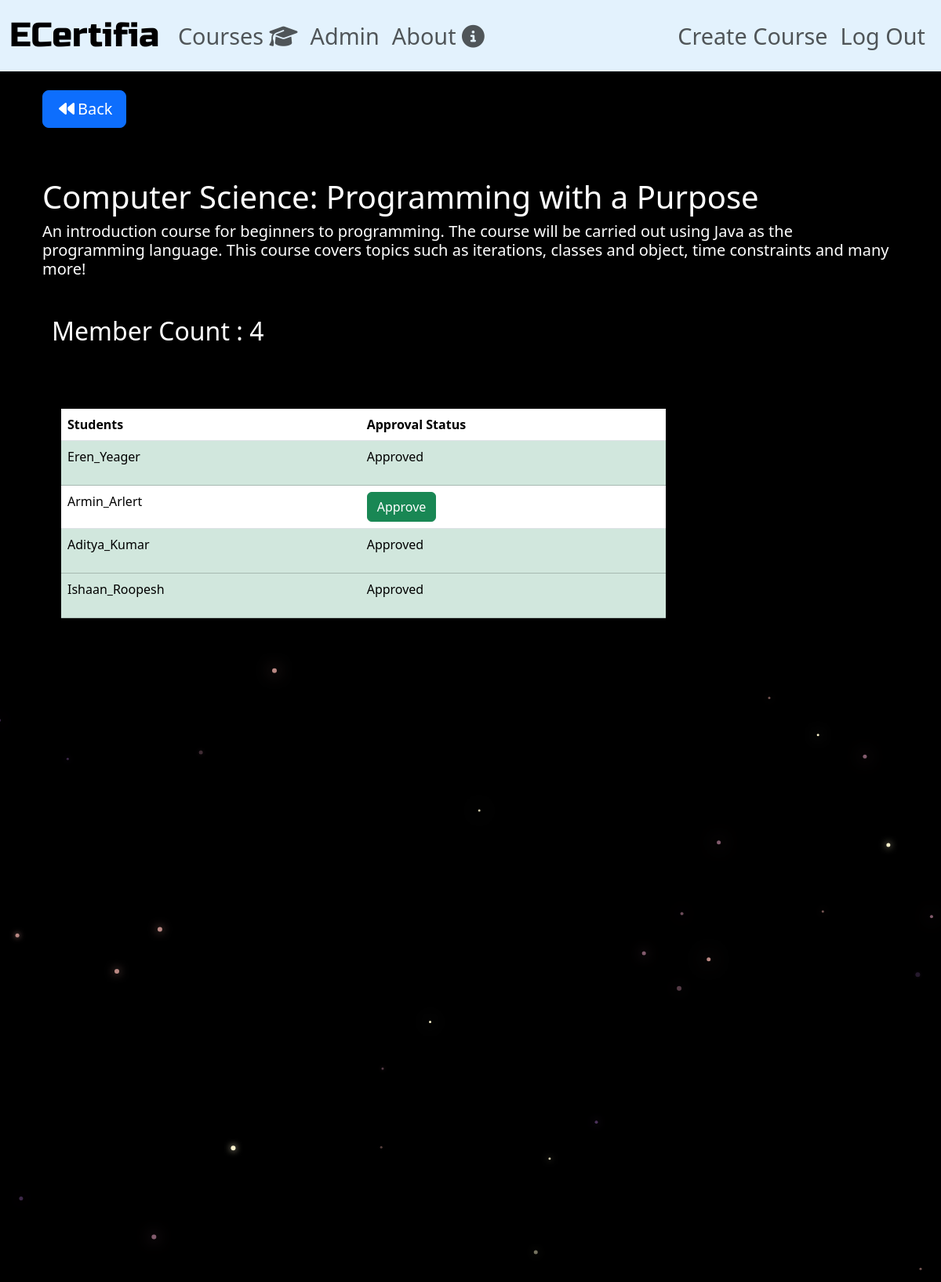
The app's page /courses/computer-science-programming-with-a-purpose/ (signed in) with its own data.
### courses/models.py (models this page shows, shortened)
class Course(models.Model):
    name = models.CharField(max_length=255, unique=True)
    course_instructor = models.CharField(max_length=255, blank=False, default='')
    issuing_organization = models.CharField(max_length=256, default='')
    slug = models.SlugField(allow_unicode=True, unique=True)
    description = models.TextField(blank=True, default='')
    description_html = models.TextField(editable=False, default='', blank=True)
    members = models.ManyToManyField(User, through='CourseMembers')
    course_length_hours = models.PositiveIntegerField(default=0)
    class Meta:
        ordering = ['name']

class CourseMembers(models.Model):
    course = models.ForeignKey(Course, related_name='memberships', on_delete=models.CASCADE)
    user = models.ForeignKey(User, related_name='user_courses', on_delete=models.CASCADE)
    class Meta:
        unique_together = ('course', 'user')

### courses/views.py (the view)
# urls.py: path('<slug>/', views.SingleGroup.as_view(), name='single'),
class SingleGroup(generic.DetailView):
    model = Course
    def get_context_data(self, **kwargs):
        context = super().get_context_data(**kwargs)
        course = context['object']
        students = CourseMembers.objects.filter(course=course) #obtains students in the particular course
        join_requests = {student.user_id: student.user.coursejoinrequest_set.filter(course=course).first() for student in students}
        context['students_with_requests'] = [(student, join_requests.get(student.user_id)) for student in students] #creates a list of students for the course for the context dictionary key with the student and approval details in a tuple as the key.
        return context

### courses/templates/courses/course_detail.html (shortened to what this page needs)
{% extends 'courses/course_base.html' %}
{% block precourse %}
<p>
    <a href="{% url 'courses:all'%}" class="btn btn-primary btn-lg mb-5">
        <span class="fa-solid fa-backward p-1"></span>Back
    </a>
</p>
<h1>{{ course.name }}</h1>
<h5>
    <div class="jumbotron">
        {{ course.description_html|safe }}
    </div>
</h5>
<h2 class="p-4 pb-5">Member Count : {{ course.members.count }}</h2>
<div class="content">
    <div class="col-md-9 p-4">
    {% if user.is_superuser %}
        {% if course.members.all %}
        <table class="table table-hover" align="center">
            <thead>
                <th>Students</th>
                <th>Approval Status</th>
            </thead>
            {% for student, join_request in students_with_requests %}
                <tr {% if join_request.is_approved %}class="table-success"{% endif %}>
                    <td>{{ student.user.username }}</td>
                    <td>
                        {% if not join_request.is_approved %}
                            <form id="approvalForm_{{ student.user.username }}" method="post" action="{% url 'courses:change_approval_status' course.slug student.user.username %}">
                                <button type="button" class="btn btn-success" onclick="toggleApproval('{{ student.user.username }}')">Approve</button>
                            </form>
                        {% else %}
                            <p>Approved</p>
                        {% endif %}
                    </td>
                </tr>
            {% endfor %}
        </table>
        {% else %}
        <h2>No Students in this group yet!</h2>
        {% endif %}
    </div>
    {% endif %}
</div>
{% endblock %}

### static/ecertificate/css/mastermain.css (style rules this page uses)
html, body { background: black; margin: 0; }

### static/ecertificate/css/ecertificate/master.css (style rules this page uses)
body { background-color: black; color:white; }

### records on screen
Course: name "Computer Science: Programming with a Purpose", description_html "An introduction course for beginners to programming. The course will be carried out using Java as the programming language. This course covers topics such as iterations, classes and object, time constraints and many more!", members.count "4"
CourseMembers: user.username "Eren_Yeager", shows "Approved"
CourseMembers: user.username "Armin_Arlert"
CourseMembers: user.username "Aditya_Kumar", shows "Approved"
CourseMembers: user.username "Ishaan_Roopesh", shows "Approved"
